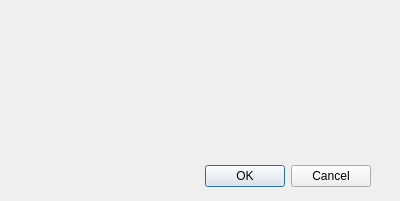
<?xml version="1.0" encoding="UTF-8"?>
<ui version="4.0">
 <class>Dialog</class>
 <widget class="QDialog" name="Dialog">
  <property name="geometry">
   <rect>
    <x>0</x>
    <y>0</y>
    <width>400</width>
    <height>201</height>
   </rect>
  </property>
  <property name="windowTitle">
   <string>Select Download Directory</string>
  </property>
  <widget class="QDialogButtonBox" name="buttonBox">
   <property name="geometry">
    <rect>
     <x>30</x>
     <y>160</y>
     <width>341</width>
     <height>32</height>
    </rect>
   </property>
   <property name="orientation">
    <enum>Qt::Horizontal</enum>
   </property>
   <property name="standardButtons">
    <set>QDialogButtonBox::Cancel|QDialogButtonBox::Ok</set>
   </property>
  </widget>
  <widget class="QgsFileWidget" name="mQgsFileWidget">
   <property name="geometry">
    <rect>
     <x>19</x>
     <y>110</y>
     <width>351</width>
     <height>27</height>
    </rect>
   </property>
   <property name="storageMode">
    <enum>QgsFileWidget::GetDirectory</enum>
   </property>
   <property name="options">
    <set>QFileDialog::ShowDirsOnly</set>
   </property>
  </widget>
 </widget>
 <customwidgets>
  <customwidget>
   <class>QgsFileWidget</class>
   <extends>QWidget</extends>
   <header>qgsfilewidget.h</header>
  </customwidget>
 </customwidgets>
 <resources/>
 <connections>
  <connection>
   <sender>buttonBox</sender>
   <signal>accepted()</signal>
   <receiver>Dialog</receiver>
   <slot>accept()</slot>
   <hints>
    <hint type="sourcelabel">
     <x>248</x>
     <y>254</y>
    </hint>
    <hint type="destinationlabel">
     <x>157</x>
     <y>274</y>
    </hint>
   </hints>
  </connection>
  <connection>
   <sender>buttonBox</sender>
   <signal>rejected()</signal>
   <receiver>Dialog</receiver>
   <slot>reject()</slot>
   <hints>
    <hint type="sourcelabel">
     <x>316</x>
     <y>260</y>
    </hint>
    <hint type="destinationlabel">
     <x>286</x>
     <y>274</y>
    </hint>
   </hints>
  </connection>
 </connections>
</ui>
